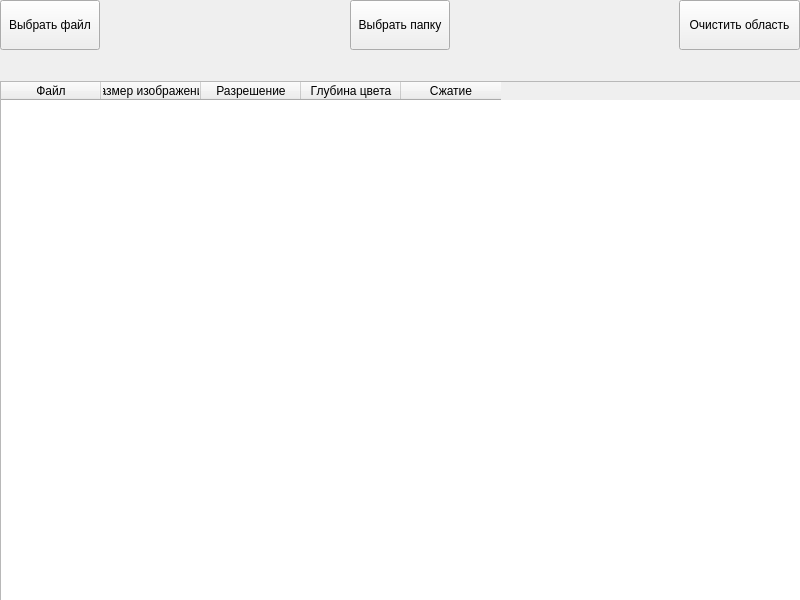
<?xml version="1.0" encoding="UTF-8"?>
<ui version="4.0">
 <class>Client</class>
 <widget class="QWidget" name="Client">
  <property name="geometry">
   <rect>
    <x>0</x>
    <y>0</y>
    <width>800</width>
    <height>600</height>
   </rect>
  </property>
  <property name="windowTitle">
   <string>Client</string>
  </property>
  <widget class="QTableWidget" name="tableWidget">
   <property name="geometry">
    <rect>
     <x>0</x>
     <y>81</y>
     <width>801</width>
     <height>521</height>
    </rect>
   </property>
   <property name="minimumSize">
    <size>
     <width>801</width>
     <height>521</height>
    </size>
   </property>
   <property name="sortingEnabled">
    <bool>false</bool>
   </property>
   <attribute name="horizontalHeaderCascadingSectionResizes">
    <bool>false</bool>
   </attribute>
   <attribute name="horizontalHeaderDefaultSectionSize">
    <number>100</number>
   </attribute>
   <attribute name="horizontalHeaderHighlightSections">
    <bool>true</bool>
   </attribute>
   <attribute name="horizontalHeaderShowSortIndicator" stdset="0">
    <bool>false</bool>
   </attribute>
   <attribute name="horizontalHeaderStretchLastSection">
    <bool>false</bool>
   </attribute>
   <attribute name="verticalHeaderVisible">
    <bool>true</bool>
   </attribute>
   <attribute name="verticalHeaderCascadingSectionResizes">
    <bool>false</bool>
   </attribute>
   <attribute name="verticalHeaderStretchLastSection">
    <bool>false</bool>
   </attribute>
   <column>
    <property name="text">
     <string>Файл</string>
    </property>
   </column>
   <column>
    <property name="text">
     <string>Размер изображения</string>
    </property>
   </column>
   <column>
    <property name="text">
     <string>Разрешение</string>
    </property>
   </column>
   <column>
    <property name="text">
     <string>Глубина цвета</string>
    </property>
   </column>
   <column>
    <property name="text">
     <string>Сжатие</string>
    </property>
   </column>
  </widget>
  <widget class="QPushButton" name="pushButton">
   <property name="geometry">
    <rect>
     <x>0</x>
     <y>0</y>
     <width>100</width>
     <height>50</height>
    </rect>
   </property>
   <property name="text">
    <string>Выбрать файл</string>
   </property>
  </widget>
  <widget class="QPushButton" name="pushButton_2">
   <property name="geometry">
    <rect>
     <x>350</x>
     <y>0</y>
     <width>100</width>
     <height>50</height>
    </rect>
   </property>
   <property name="text">
    <string>Выбрать папку</string>
   </property>
  </widget>
  <widget class="QPushButton" name="pushButton_3">
   <property name="geometry">
    <rect>
     <x>679</x>
     <y>0</y>
     <width>121</width>
     <height>50</height>
    </rect>
   </property>
   <property name="text">
    <string>Очистить область</string>
   </property>
  </widget>
 </widget>
 <resources/>
 <connections/>
</ui>
